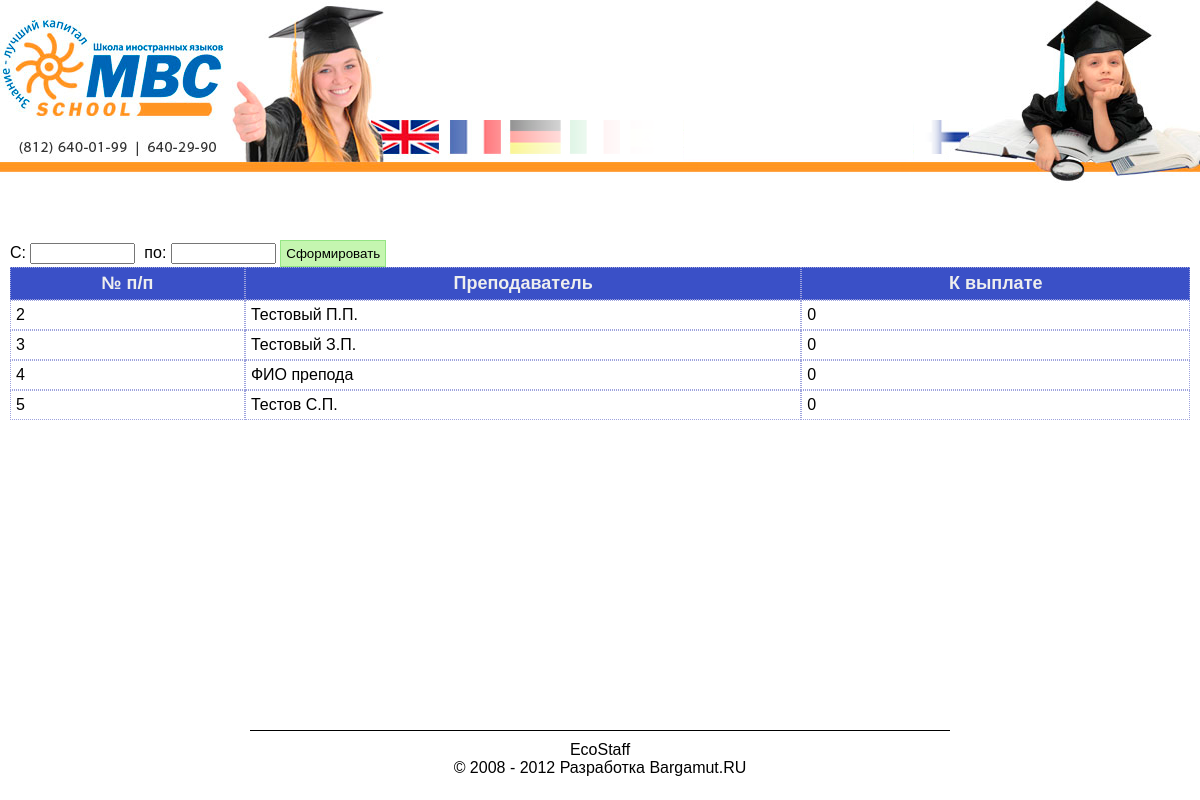
The page /report/salary.php on the database as committed earlier.
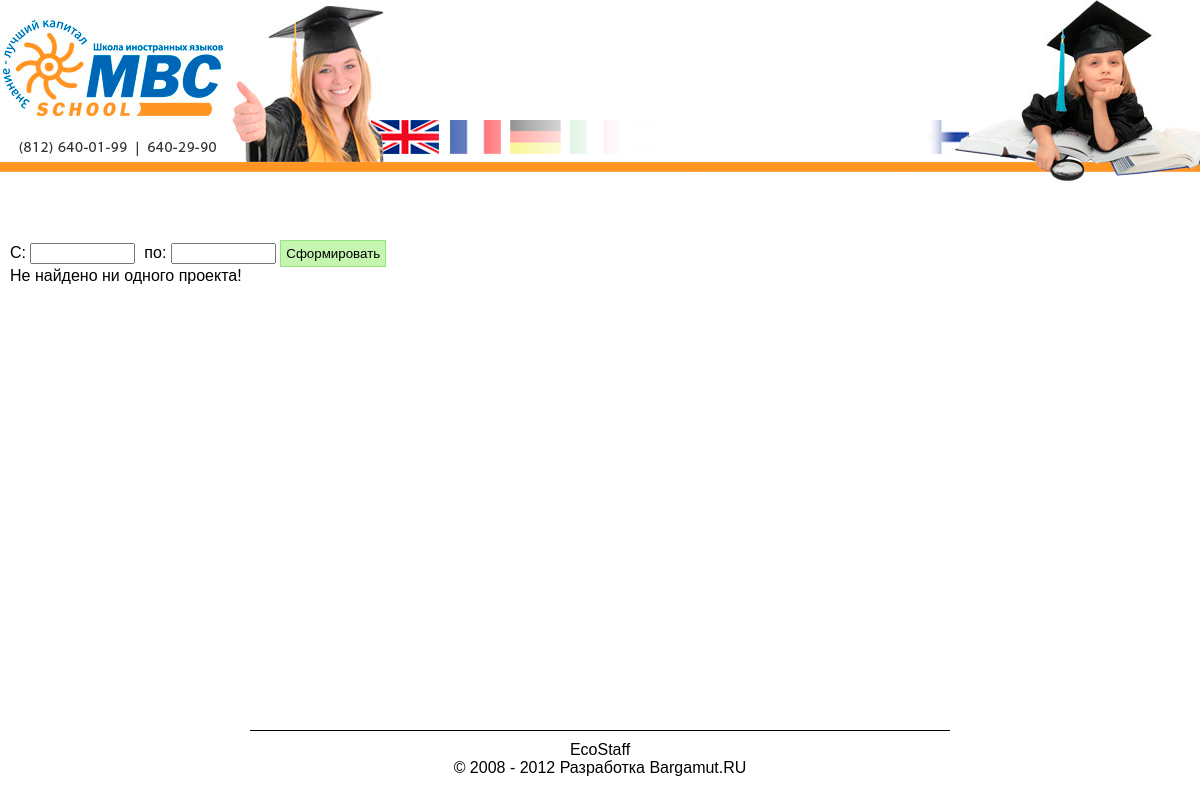
The same page on the database as committed later.
### tables this page shows
CREATE TABLE IF NOT EXISTS `teachers` (
  `id` int(11) NOT NULL AUTO_INCREMENT COMMENT 'ID преподавателя',
  `fio` char(50) NOT NULL COMMENT 'ФИО преподавателя',
  `phone` char(14) NOT NULL COMMENT 'Телефона преподавателя',
  `email` char(50) NOT NULL COMMENT 'E-Mail преподавателя',
  `languages` char(50) NOT NULL COMMENT 'Массив ID языков преподавателя',
  `grade` int(11) NOT NULL COMMENT 'ID уровня преподавателя',
  `metro` int(11) NOT NULL COMMENT 'ID станции метро',
  PRIMARY KEY (`id`)
);

### eng/api/api.database.php (called while the page is built, shortened)
<?php
class Database {
    function db_query() {
        $args = func_get_args();
        if (func_num_args() >= 1) {
            $q = array_shift($args);
            $p = array_shift($args);
            if (isset($p)){
                $q = $this->quoteSet($q);
                foreach($p as $k => $v) {
                    $p[$k] = $this->strFormat($v);
                }
                $q = vsprintf($q, $p);
            }
            $r = mysql_query($q) or die(mysql_error());
            $r = $this->db_make_result($r, $q);
            if (!isset($r[0])) { $r = [$r]; }
        } else {
            $r = 'Нет нужных данных!';
        }
        return $r;
    }
    private function quoteSet($q) {
        $q = preg_replace_callback(
            '/(%?)(%[sd])(:\w+)?(%?)/i',
            function($m) { return $this->PregCallback($m); },
            $q);
        return $q;
    }
    private function PregCallback($m) {
        $r = ($m[2] == '%s' || ($m[2] == '%d' && $m[3] == ':like')) ?
                "'" . $m[1].$m[1].$m[2].$m[4].$m[4] . "'"
            :   $m[1].$m[1].$m[2].$m[4].$m[4];
        return $r;
    }
    private function strFormat($str) {
        return htmlspecialchars(mysql_real_escape_string($str));
    }
    private function db_make_result($r, $q) {
        $result = array();
        if (preg_match('/^SELECT/i', $q)) {
            if (mysql_num_rows($r) == 1) {
                return mysql_fetch_assoc($r);
            } else {
                while ($row = mysql_fetch_assoc($r)) {
                    $result[] = $row;
                }
                return $result;
            }
        } else {
            return $r;
        }
    }
}
?>

### eng/site.conf.php (called while the page is built, shortened)
<?php
include_once('api/api.site.php');
include_once('api/api.database.php');
include_once('api/api.economic.php');
$DB     = new Database();
$SITE   = new Site();
$ECON   = new Economic($DB);
?>

### eng/api/api.site.php (called while the page is built, shortened)
<?php
class Site{
    function fioFormat($fio = '') {
        return preg_replace('/^([A-Za-zА-Яа-я]*\s[A-ZА-Я])[a-zа-я]*\s([A-ZА-Я]).*$/us', '$1.$2.', $fio);
    }
}

### eng/api/api.economic.php (called while the page is built, shortened)
<?php
class Economic {
    function salTeacher($hours, $wagerate, $mod = array()) {
        return $hours * $wagerate - $mod['penaltys'] + $mod['bonuses'];
    }
}

### report/salary.php (the view, shortened to what the changed rows need)
<?php
include('../top.php');?>
<!DOCTYPE html>
<html>
<head>
    <link rel="stylesheet" type="text/css" href="../css/ui/redmond/jquery-ui.css" />
    <link rel="stylesheet" type="text/css" href="../css/default.css" />
    <link rel="stylesheet" type="text/css" href="../css/auth.css" />
    <link rel="stylesheet" type="text/css" href="../css/salary.css" />
</head>
<body>
<div class="main ">
    <div class="content">
        <?php
        function tplSelect($needle, $key, $ind) {
            $r = '';
            foreach ($needle as $k => $v) {
                $s = $v['id'] == $key ? 'selected' : '';
                $r .= '<option '.$s.' value="'.$v['id'].'">'.$v[$ind].'</option>';
            }
            return $r;
        }
        $p_forms        = $DB->db_query('SELECT * FROM projects_form');
        $p_payvariants  = $DB->db_query('SELECT * FROM projects_payvariants');
        $teachers       = $DB->db_query('SELECT `id`, `fio` FROM teachers');
        $managers       = $DB->db_query('SELECT ub.`id`, ub.`fio`, us.`level` FROM users_bio AS ub LEFT JOIN users_site AS us ON ub.`id` = us.`id` ORDER BY ub.`id`');
        foreach($managers as $k => $v) {
            $managers[$k]['fio'] = $SITE->fioFormat($v['fio']);
        }
        unset($teachers[0]);
        $teachers = array_values($teachers);
        if (!empty($teachers[0])) {
            $p_result = '<table border="0" cellspadding="0" cellspacing="0">';
            foreach ($teachers as $k => $v) {
                if ($k == 0) {
                    $p_result .= '<tr class="caption">'.
                        '<td>№ п/п</td>'.
                        '<td>Преподаватель</td>'.
                        '<td>К выплате</td>'.
                        '</tr>';
                }
                $where = array();
                $vals = array();
                $where[] = '`tid`=%d'; $vals['tid'] = $v['id'];
                $where = count($where) > 0 ? 'WHERE ' . implode(' AND ', $where) : '';
                $hours =   $DB->db_query('SELECT `hours`, `wagerate` FROM teachers_hours ' . $where . ' ORDER BY `id`', $vals);
                $salary = 0;
                foreach($hours as $kh => $vh) {
                    $salary += $ECON->salTeacher($vh['hours'], $vh['wagerate']);
                }
                $p_result .= '<tr>'.
                    '<td>'.$v['id'].'</td>'.
                    '<td>'.$SITE->fioFormat($v['fio']).'</td>'.
                    '<td>'.$salary.'</td>'.
                    '</tr>';
            }
            $p_result .= '</table>';
        } else { $p_result = 'Не найдено ни одного проекта!'; }
        $p_returns = array(0 => ['id' => 1, 'name' => 'Есть'], 1 => ['id' => 2, 'name' => 'Нет']);
        $p_debts = $p_returns;
        $p_form         = '<option value="0">Все</option>' . tplSelect($p_forms, $_GET['form'], 'name');
        $p_payvariant   = '<option value="0">Все</option>' . tplSelect($p_payvariants, $_GET['payvariant'], 'name');
        $p_return       = '<option value="0">Не важно</option>' . tplSelect($p_returns, $_GET['return'], 'name');
        $p_debt         = '<option value="0">Не важно</option>' . tplSelect($p_debts, $_GET['debt'], 'name');
        $manager        = '<option value="0">Все</option>' . tplSelect($managers, $_GET['manager'], 'fio');
        $main_tpl = file_get_contents(SITE_ROOT.'/tpl/reports/salPage.html');
        $main_tpl = str_replace('{datebeg}',    $vals['datebeg'],   $main_tpl);
        $main_tpl = str_replace('{dateend}',    $vals['dateend'],   $main_tpl);
        $main_tpl = str_replace('{numbeg}',     $vals['numbeg'],    $main_tpl);
        $main_tpl = str_replace('{numend}',     $vals['numend'],    $main_tpl);
        $main_tpl = str_replace('{form}',       $p_form,            $main_tpl);
        $main_tpl = str_replace('{payvariant}', $p_payvariant,      $main_tpl);
        $main_tpl = str_replace('{form}',       $p_form,            $main_tpl);
        $main_tpl = str_replace('{manager}',    $manager,           $main_tpl);
        $main_tpl = str_replace('{debt}',       $p_debt,            $main_tpl);
        $main_tpl = str_replace('{return}',     $p_return,          $main_tpl);
        $main_tpl = str_replace('{salarys}',    $p_result,          $main_tpl);
        echo $main_tpl;
        ?>
    </div>
</div>
</body>
</html>

Rows that differ between the two databases and show on the page:
removed teachers: shows "№ п/п", id "2", fio "Тестовый П.П.", salary "0"
removed teachers: id "3", fio "Тестовый З.П.", salary "0"
removed teachers: id "4", fio "ФИО препода", salary "0"
removed teachers: id "5", fio "Тестов С.П.", salary "0"
Other text that changed with them:
text no longer shown: "С: по:"
text now shown: "С: по: Не найдено ни одного проекта!"
